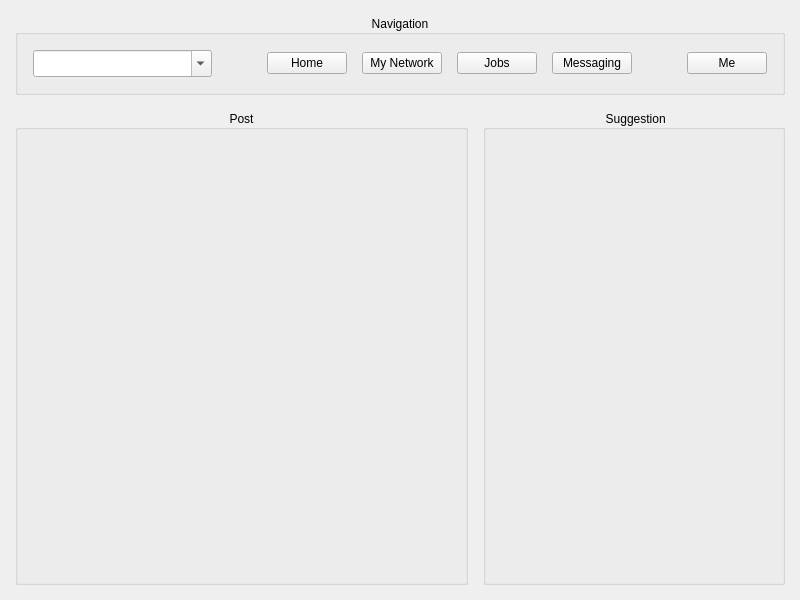
<?xml version="1.0" encoding="UTF-8"?>
<ui version="4.0">
 <class>Home</class>
 <widget class="QWidget" name="Home">
  <property name="geometry">
   <rect>
    <x>0</x>
    <y>0</y>
    <width>800</width>
    <height>600</height>
   </rect>
  </property>
  <property name="minimumSize">
   <size>
    <width>800</width>
    <height>600</height>
   </size>
  </property>
  <property name="maximumSize">
   <size>
    <width>880</width>
    <height>660</height>
   </size>
  </property>
  <property name="windowTitle">
   <string>Form</string>
  </property>
  <property name="styleSheet">
   <string notr="true"/>
  </property>
  <layout class="QGridLayout" name="gridLayout" rowstretch="0,1" columnstretch="3,2">
   <property name="leftMargin">
    <number>15</number>
   </property>
   <property name="topMargin">
    <number>15</number>
   </property>
   <property name="rightMargin">
    <number>15</number>
   </property>
   <property name="bottomMargin">
    <number>15</number>
   </property>
   <property name="spacing">
    <number>15</number>
   </property>
   <item row="1" column="0">
    <widget class="QGroupBox" name="postGroup">
     <property name="title">
      <string>Post</string>
     </property>
     <property name="alignment">
      <set>Qt::AlignCenter</set>
     </property>
    </widget>
   </item>
   <item row="1" column="1">
    <widget class="QGroupBox" name="suggestionGroup">
     <property name="title">
      <string> Suggestion</string>
     </property>
     <property name="alignment">
      <set>Qt::AlignCenter</set>
     </property>
    </widget>
   </item>
   <item row="0" column="0" colspan="2">
    <widget class="QGroupBox" name="navigationGroup">
     <property name="title">
      <string>Navigation</string>
     </property>
     <property name="alignment">
      <set>Qt::AlignCenter</set>
     </property>
     <layout class="QHBoxLayout" name="horizontalLayout" stretch="1,0,0,0,0,0,0,0">
      <property name="spacing">
       <number>15</number>
      </property>
      <property name="leftMargin">
       <number>15</number>
      </property>
      <property name="topMargin">
       <number>15</number>
      </property>
      <property name="rightMargin">
       <number>15</number>
      </property>
      <property name="bottomMargin">
       <number>15</number>
      </property>
      <item>
       <widget class="QComboBox" name="searchCombo">
        <property name="font">
         <font>
          <pointsize>12</pointsize>
         </font>
        </property>
        <property name="editable">
         <bool>true</bool>
        </property>
        <property name="placeholderText">
         <string>Search</string>
        </property>
       </widget>
      </item>
      <item>
       <spacer name="leftSpacer">
        <property name="orientation">
         <enum>Qt::Horizontal</enum>
        </property>
        <property name="sizeHint" stdset="0">
         <size>
          <width>40</width>
          <height>20</height>
         </size>
        </property>
       </spacer>
      </item>
      <item>
       <widget class="QPushButton" name="homeButton">
        <property name="text">
         <string>Home</string>
        </property>
       </widget>
      </item>
      <item>
       <widget class="QPushButton" name="networkButton">
        <property name="text">
         <string>My Network</string>
        </property>
       </widget>
      </item>
      <item>
       <widget class="QPushButton" name="jobButton">
        <property name="text">
         <string>Jobs</string>
        </property>
       </widget>
      </item>
      <item>
       <widget class="QPushButton" name="messageButton">
        <property name="text">
         <string>Messaging</string>
        </property>
       </widget>
      </item>
      <item>
       <spacer name="rightSpacer">
        <property name="orientation">
         <enum>Qt::Horizontal</enum>
        </property>
        <property name="sizeHint" stdset="0">
         <size>
          <width>40</width>
          <height>20</height>
         </size>
        </property>
       </spacer>
      </item>
      <item>
       <widget class="QPushButton" name="userButton">
        <property name="text">
         <string>Me</string>
        </property>
       </widget>
      </item>
     </layout>
    </widget>
   </item>
  </layout>
 </widget>
 <resources>
  <include location="../Resources/assets.qrc"/>
 </resources>
 <connections/>
</ui>
